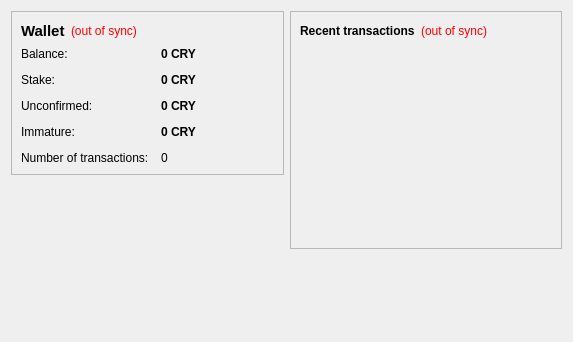
<?xml version="1.0" encoding="UTF-8"?>
<ui version="4.0">
 <class>OverviewPage</class>
 
 <widget class="QWidget" name="OverviewPage">
 
  <property name="geometry">
   <rect>
    <x>0</x>
    <y>0</y>
    <width>573</width>
    <height>342</height>
   </rect>
  </property>
  <property name="windowTitle">
   <string>Form</string>
  </property>
  <layout class="QHBoxLayout" name="horizontalLayout" stretch="1,1">
   <item>
    <layout class="QVBoxLayout" name="verticalLayout_2">
     <item>
      <widget class="QFrame" name="frame">
       <property name="frameShape">
        <enum>QFrame::StyledPanel</enum>
       </property>
       <property name="frameShadow">
        <enum>QFrame::Raised</enum>
       </property>
       <layout class="QVBoxLayout" name="verticalLayout_4">
        <item>
         <layout class="QHBoxLayout" name="horizontalLayout_4">
          <item>
           <widget class="QLabel" name="label_5">
            <property name="font">
             <font>
              <pointsize>11</pointsize>
              <weight>75</weight>
              <bold>true</bold>
             </font>
            </property>
            <property name="text">
             <string>Wallet</string>
            </property>
           </widget>
          </item>
          <item>
           <widget class="QLabel" name="labelWalletStatus">
            <property name="toolTip">
             <string>The displayed information may be out of date. Your wallet automatically synchronizes with the Crypton network after a connection is established, but this process has not completed yet.</string>
            </property>
            <property name="styleSheet">
             <string notr="true">QLabel { color: red; }</string>
            </property>
            <property name="text">
             <string notr="true">(out of sync)</string>
            </property>
            <property name="alignment">
             <set>Qt::AlignLeading|Qt::AlignLeft|Qt::AlignVCenter</set>
            </property>
           </widget>
          </item>
          <item>
           <spacer name="horizontalSpacer_2">
            <property name="orientation">
             <enum>Qt::Horizontal</enum>
            </property>
            <property name="sizeHint" stdset="0">
             <size>
              <width>40</width>
              <height>20</height>
             </size>
            </property>
           </spacer>
          </item>
         </layout>
        </item>
		
		
		
        <item>
         <layout class="QFormLayout" name="formLayout_2">
          <property name="fieldGrowthPolicy">
           <enum>QFormLayout::AllNonFixedFieldsGrow</enum>
          </property>
          <property name="horizontalSpacing">
           <number>12</number>
          </property>
          <property name="verticalSpacing">
           <number>12</number>
          </property>
          <item row="0" column="0">
           <widget class="QLabel" name="label">
            <property name="text">
             <string>Balance:</string>
            </property>
           </widget>
          </item>
          <item row="0" column="1">
           <widget class="QLabel" name="labelBalance">
            <property name="font">
             <font>
              <weight>75</weight>
              <bold>true</bold>
             </font>
            </property>
            <property name="cursor">
             <cursorShape>IBeamCursor</cursorShape>
            </property>
            <property name="toolTip">
             <string>Your current balance</string>
            </property>
            <property name="text">
             <string notr="true">0 CRY</string>
            </property>
            <property name="textInteractionFlags">
             <set>Qt::LinksAccessibleByMouse|Qt::TextSelectableByKeyboard|Qt::TextSelectableByMouse</set>
            </property>
           </widget>
          </item>
          <item row="1" column="0">
           <widget class="QLabel" name="label_6">
            <property name="text">
             <string>Stake:</string>
            </property>
           </widget>
          </item>
          <item row="1" column="1">
           <widget class="QLabel" name="labelStake">
            <property name="font">
             <font>
              <weight>75</weight>
              <bold>true</bold>
             </font>
            </property>
            <property name="cursor">
             <cursorShape>IBeamCursor</cursorShape>
            </property>
            <property name="toolTip">
             <string>Total of coins that was staked, and do not yet count toward the current balance</string>
            </property>
            <property name="text">
             <string notr="true">0 CRY</string>
            </property>
            <property name="textInteractionFlags">
             <set>Qt::LinksAccessibleByMouse|Qt::TextSelectableByKeyboard|Qt::TextSelectableByMouse</set>
            </property>
           </widget>
          </item>
          <item row="2" column="0">
           <widget class="QLabel" name="label_3">
            <property name="text">
             <string>Unconfirmed:</string>
            </property>
           </widget>
          </item>
          <item row="2" column="1">
           <widget class="QLabel" name="labelUnconfirmed">
            <property name="font">
             <font>
              <weight>75</weight>
              <bold>true</bold>
             </font>
            </property>
            <property name="cursor">
             <cursorShape>IBeamCursor</cursorShape>
            </property>
            <property name="toolTip">
             <string>Total of transactions that have yet to be confirmed, and do not yet count toward the current balance</string>
            </property>
            <property name="text">
             <string notr="true">0 CRY</string>
            </property>
            <property name="textInteractionFlags">
             <set>Qt::LinksAccessibleByMouse|Qt::TextSelectableByKeyboard|Qt::TextSelectableByMouse</set>
            </property>
           </widget>
          </item>
          <item row="3" column="0">
           <widget class="QLabel" name="labelImmatureText">
            <property name="text">
             <string>Immature:</string>
            </property>
           </widget>
          </item>
          <item row="3" column="1">
           <widget class="QLabel" name="labelImmature">
            <property name="font">
             <font>
              <weight>75</weight>
              <bold>true</bold>
             </font>
            </property>
            <property name="toolTip">
             <string>Mined balance that has not yet matured</string>
            </property>
            <property name="text">
             <string notr="true">0 CRY</string>
            </property>
            <property name="textInteractionFlags">
             <set>Qt::LinksAccessibleByMouse|Qt::TextSelectableByKeyboard|Qt::TextSelectableByMouse</set>
            </property>
           </widget>
          </item>
          <item row="4" column="0">
           <widget class="QLabel" name="label_2">
            <property name="text">
             <string>Number of transactions:</string>
            </property>
           </widget>
          </item>
          <item row="4" column="1">
           <widget class="QLabel" name="labelNumTransactions">
            <property name="toolTip">
             <string>Total number of transactions in wallet</string>
            </property>
            <property name="text">
             <string notr="true">0</string>
            </property>
           </widget>
          </item>
         </layout>
        </item>
       </layout>
      </widget>
     </item>
     <item>
      <spacer name="verticalSpacer">
       <property name="orientation">
        <enum>Qt::Vertical</enum>
       </property>
       <property name="sizeHint" stdset="0">
        <size>
         <width>20</width>
         <height>40</height>
        </size>
       </property>
      </spacer>
     </item>
     <item>
      <widget class="QLabel" name="coinLogo">
       <property name="text">
        <string/>
       </property>
       <property name="pixmap">
        <pixmap resource="../bitcoin.qrc">:/images/backg</pixmap>
       </property>
       <property name="scaledContents">
        <bool>false</bool>
       </property>
       <property name="alignment">
        <set>Qt::AlignCenter</set>
       </property>
       <property name="margin">
        <number>-2</number>
       </property>
      </widget>
     </item>
    </layout>
   </item>
   <item>
    <layout class="QVBoxLayout" name="verticalLayout_3">
     <item>
      <widget class="QFrame" name="frame_2">
       <property name="frameShape">
        <enum>QFrame::StyledPanel</enum>
       </property>
       <property name="frameShadow">
        <enum>QFrame::Raised</enum>
       </property>
       <layout class="QVBoxLayout" name="verticalLayout">
        <item>
         <layout class="QHBoxLayout" name="horizontalLayout_2">
          <item>
           <widget class="QLabel" name="label_4">
            <property name="text">
             <string>&lt;b&gt;Recent transactions&lt;/b&gt;</string>
            </property>
           </widget>
          </item>
          <item>
           <widget class="QLabel" name="labelTransactionsStatus">
            <property name="toolTip">
             <string>The displayed information may be out of date. Your wallet automatically synchronizes with the Crypton network after a connection is established, but this process has not completed yet.</string>
            </property>
            <property name="styleSheet">
             <string notr="true">QLabel { color: red; }</string>
            </property>
            <property name="text">
             <string notr="true">(out of sync)</string>
            </property>
            <property name="alignment">
             <set>Qt::AlignRight|Qt::AlignTrailing|Qt::AlignVCenter</set>
            </property>
           </widget>
          </item>
          <item>
           <spacer name="horizontalSpacer">
            <property name="orientation">
             <enum>Qt::Horizontal</enum>
            </property>
            <property name="sizeHint" stdset="0">
             <size>
              <width>40</width>
              <height>20</height>
             </size>
            </property>
           </spacer>
          </item>
         </layout>
        </item>
        <item>
         <widget class="QListView" name="listTransactions">
          <property name="styleSheet">
           <string notr="true">QListView { background: transparent; }</string>
          </property>
          <property name="frameShape">
           <enum>QFrame::NoFrame</enum>
          </property>
          <property name="verticalScrollBarPolicy">
           <enum>Qt::ScrollBarAlwaysOff</enum>
          </property>
          <property name="horizontalScrollBarPolicy">
           <enum>Qt::ScrollBarAlwaysOff</enum>
          </property>
          <property name="selectionMode">
           <enum>QAbstractItemView::NoSelection</enum>
          </property>
         </widget>
        </item>
       </layout>
      </widget>
     </item>
     <item>
      <spacer name="verticalSpacer_2">
       <property name="orientation">
        <enum>Qt::Vertical</enum>
       </property>
       <property name="sizeHint" stdset="0">
        <size>
         <width>20</width>
         <height>40</height>
        </size>
       </property>
      </spacer>
     </item>
    </layout>
   </item>
  </layout>
 </widget>
 <resources/>
 <connections/>
</ui>
